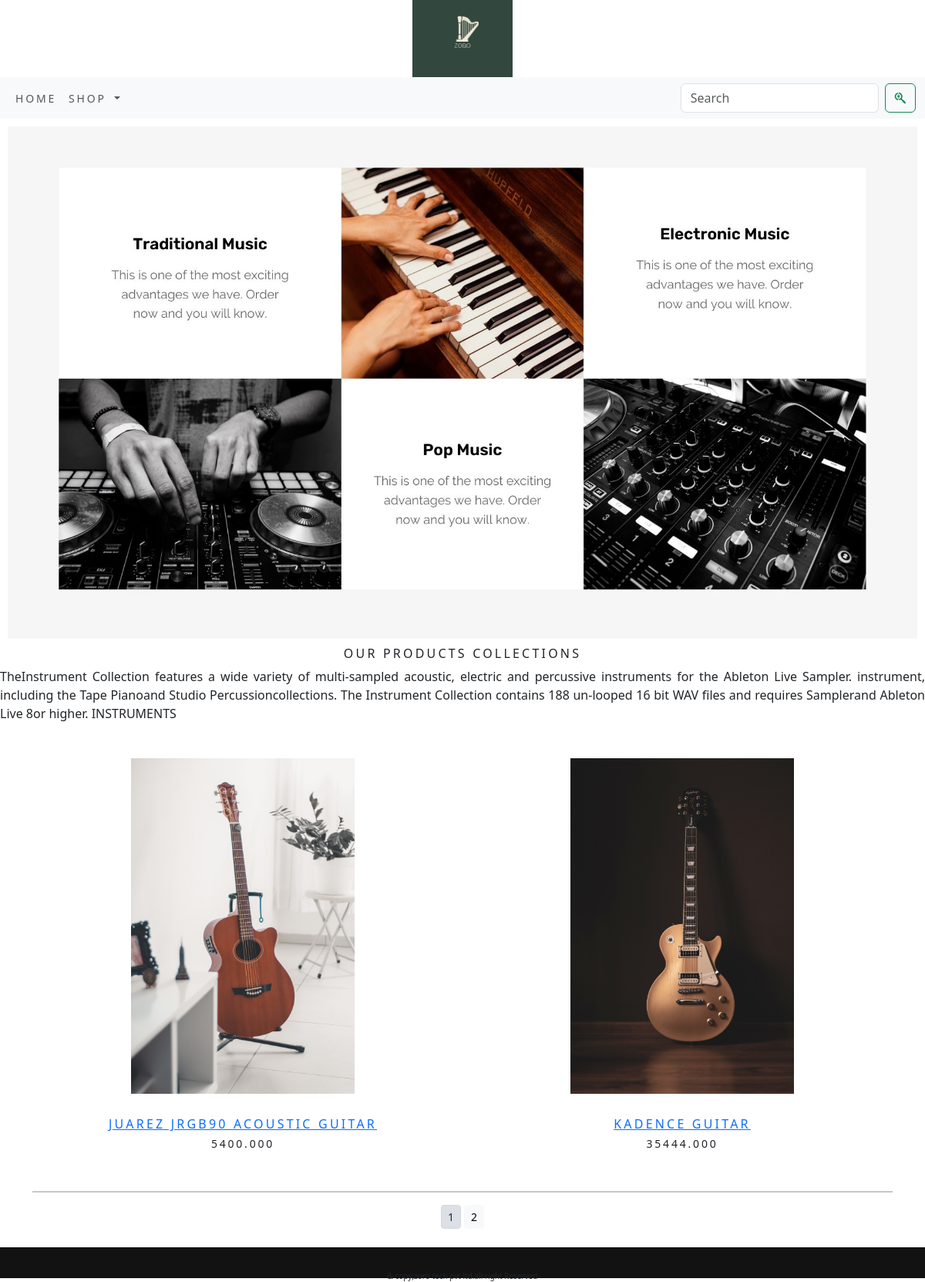
The app's page /shop/ with its own data.
### shop/models.py (models this page shows, shortened)
class product( models.Model ):
    name = models.CharField ( max_length = 250, unique = True )
    slug = models.SlugField ( max_length = 250, unique = True )
    description = models.TextField ( blank = True )
    image = models.ImageField ( upload_to = "project", blank = True )
    price = models.DecimalField ( max_digits = 10, decimal_places = 3)
    category = models.ForeignKey ( category, on_delete = models.CASCADE )
    stock = models.IntegerField ()
    available = models.BooleanField ( default = True )
    created = models.DateTimeField ( auto_now_add = True )
    update = models.DateTimeField ( auto_now = True )
    class Meta:
        ordering = ('name',)
        verbose_name = 'product'
        verbose_name_plural = 'products'
    def get_url(self):
       return reverse ( 'shop:proCatdetail', args = [self.category.slug, self.slug ] )

### shop/views.py (the view)
# urls.py: path('',views.allProdCat,name="allProdCat"),
def allProdCat(request, c_slug=None):
    c_page = None
    products_list = None
    if c_slug!= None:
        c_page = get_object_or_404 ( category, slug = c_slug )
        products_list = product.objects.all ().filter ( category = c_page, available = True )
    else:
        products_list = product.objects.all ().filter ( available = True )
    paginator = Paginator ( products_list,2)
    try:
        page = int ( request.GET.get ( 'page', '1' ) )
    except:
           page ==1
    try:
        products = paginator.page ( page )
    except (EmptyPage, InvalidPage):
        products = paginator.page ( paginator.num_pages )
    return render ( request, 'category.html', {'category': c_page, 'products': products} )

### cartapp/context_processors.py (called while the page is built)
def counter(request):
    item_count=0
    if 'admin' in request.path:
        return {}
    else:
        try:
            cart = Cart.objects.filter( cart_id=_cart_id( request ) )
            cart_items=cartitem.objects.all().filter( cart = cart[ :1] )
            for cart_item in cart_items:
                item_count += cart_item.quantity
        except Cart.DoesNotExist:
            item_count=0
    return dict(item_count=item_count)

### cartapp/views.py (called while the page is built)
def _cart_id(request):
    cart=request.session.session_key
    if not cart:
        cart=request.session.create()
    return cart

### shop/context_processors.py (called while the page is built)
def menu_links(request):
    links =category.objects.all()
    return dict(links=links)

### shop/models.py (called while the page is built)
    def get_url(self):
        return reverse('shop:products_by_category',args = [ self.slug ] )

### template/category.html (shortened to what this page needs)
{% extends 'base.html'%}
{% load static %}
{% block content %}
<div>
    <div class="row mx_auto">
        {% if category %}
        <div>
            <img class="my_image" src="{{category.image.url}}" alt="{{category.name}}">
        </div>
    </div>
    <br>
    <div>
        <h1 class="text-center my_title ">{{category.name}}</h1>
        <p class="text-justify">{{category.description}}</p>
    </div>
    {% else %}
    <div class="container">
        <img class="my_image my_image_padding" src="{% static 'img/banner.jpg'  %}" alt="our products">
    </div>
    <div>
        <h1 class="text-center my_title  ">OUR PRODUCTS COLLECTIONS</h1>
        <p class="text-justify">TheInstrument Collection features a wide variety of multi-sampled acoustic, electric and
            percussive instruments for the Ableton Live Sampler. instrument, including the Tape Pianoand Studio
            Percussioncollections. The Instrument Collection contains 188 un-looped 16 bit WAV files and requires
            Samplerand Ableton Live 8or higher. INSTRUMENTS</p>
    </div>
    {% endif %}
</div>
<div class="container">
     <div class="row mx_auto">
        {% for product in products.object_list %}
                    <div class="my_bottom_margin col-sm-12 col-md-12 col-lg-6 text-center">
                         <div style="min_width:18rem">
                                    <a href="{{product.get_url}}"><img class="card-img-top my_image12" src="{{ product.image.url}}"  style="width:350px; height350px">
                                        <h3 class="my_title"> {{product.name}} </h3></a>
                                    <div class="card-body">
                                        <h4><p>{{product.price}}</p></h4>
                                </div>
                        </div>
                    </div>
                    {% endfor %}
            </div>
          <div class="mx-auto">
    {% if products.paginator.num_pages > 1 %}
<hr/>
       <div class="text-center">
        {% for pg in products.paginator.page_range %}
        <a href="?page={{pg}}" class="btn btn-light btn-sm {% if products.number == pg %} active {% endif %} ">{{pg}}</a>
        {% endfor %}
    </div>
<br>
{% endif %}
</div>
</div>
{% endblock %}

### template/base.html (shortened to what this page needs)
{% load static %}
<!DOCTYPE html>
<html lang="en">
<head>
    <link rel="stylesheet" href="{% static  'css/bootstrap.min.css'%}" >
        <link rel="stylesheet" href="{% static 'css/coustom.css' %}">
        <link rel="stylesheet" href="https://cdn.jsdelivr.net/npm/bootstrap@5.1.3/dist/css/bootstrap.min.css">
         <link rel="stylesheet" href="https://cdn.jsdelivr.net/npm/bootstrap-icons@1.8.1/font/bootstrap-icons.css">
     <link rel="stylesheet" href="https://cdn.jsdelivr.net/npm/@fortawesome/fontawesome-free@6.4.2/css/fontawesome.min.css">
     <link rel="stylesheet" href="https://cdnjs.cloudflare.com/ajax/libs/font-awesome/6.4.2/css/all.min.css" />
     <link href="//maxcdn.bootstrapcdn.com/font-awesome/4.1.0/css/font-awesome.min.css" rel="stylesheet">
     <link rel="stylesheet" href="https://cdn.jsdelivr.net/npm/bootstrap@5.3.2/dist/js/bootstrap.bundle.min.js">
     <link rel="stylesheet" href="https://cdnjs.cloudflare.com/ajax/libs/font-awesome/4.7.0/css/font-awesome.min.css">
     <link rel="stylesheet" href="	https://cdn.jsdelivr.net/npm/bootstrap@5.3.2/dist/css/bootstrap.min.css">
     <link rel="stylesheet" href="https://use.fontawesome.com/releases/v5.7.2/css/all.css">
</head>
<body>
            <link rel="stylesheet" href="https://cdn.jsdelivr.net/npm/bootstrap@5.3.2/dist/js/bootstrap.bundle.min.js">
<div> {% include 'header.html'%}
     {% include 'nav.html' %}
     {% block content %}
     {% endblock %}
<div>
{% include 'footer.html' %}
    <link rel="stylesheet" href="https://cdn.jsdelivr.net/npm/bootstrap@5.3.2/dist/js/bootstrap.bundle.min.js">
</div>
</div>
</body>
</html>

### template/header.html
{%load static %}
<header>
    <center>
        <a href="{% url 'shop:allProdCat' %}"><img src="{% static 'img/logo.jpg'%}" width="130px" height="100px" alt="logimage"></a>
    </center>
</header>

### template/nav.html (shortened to what this page needs)
<nav class="navbar navbar-expand-lg bg-body-tertiary">
    <div class="container-fluid">
                 <div class="collapse navbar-collapse" id="navbarSupportedContent">
                     <ul class="navbar-nav me-auto mb-2 mb-lg-0">
                       <li class="nav-item">
                        <a class="nav-link" href="{% url 'shop:allProdCat' %}">Home</a>
                       </li>
                       <li class="nav-item dropdown {% if 'shop' in request.path %} active {% endif  %} ">
                       <a class="nav-link dropdown-toggle" href="#" id="navbarDropdown" role="button" data-toggle="dropdown" aria-haspopup="true" aria-expanded="false">
                         Shop
                        </a>
                  </li>
                </ul>
            </div>
             <form class="d-flex" role="search" action="{% url 'searchapp:searchResult' %}" method="get">
                <input class="form-control me-2" type="search" placeholder="Search" aria-label="Search" name="q">
                <button class="btn btn-outline-success" type="submit"><i class="fa-brands fa-searchengin"></i></button>
               </form>
    </div>
</nav>

### template/footer.html
<div class="footer navbar-fixed-bottom my_footer ">
  <p class="text-center">& copy;zoro tech pvt ltd.all right Reserved</p>
</div>

### static/css/coustom.css (style rules this page uses)
body { font-family: 'Roboto', sans-serif; }
.nav-item { letter-spacing : .2em; font-size : 14px; text-transform :uppercase; }
.my_footer { background-color:#121212; height: 40px; }
.my_footer p { padding-top:30px ; font-size:10px; }
.my_image12 { width :50%; height=auto; padding:30px }
.my_image { width :100%; height=auto; }
.my_title { font-size:16px; text-transform :uppercase; letter-spacing: .2em; }
.my_image_padding { padding:10px }
.my_bottom_margin { margin-bottom:20px; }
.card-body h4 { font-size:14px; text-transform:uppercase; letter-spacing: .2em }

### records on screen
product: image (picture), name "JUAREZ JRGB90 ACOUSTIC GUITAR", price "5400.000"
product: image (picture), name "KADENCE GUITAR", price "35444.000"

### other values on screen
{{ pg }} "1" "2"
